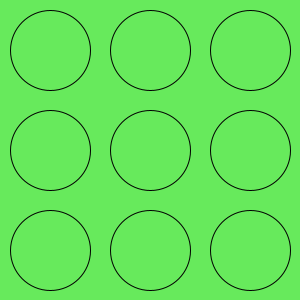
Frame 1 (no input)
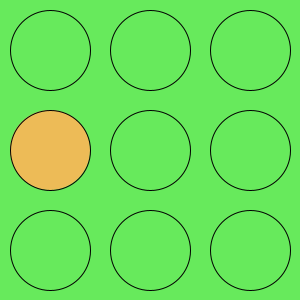
Frame 60 (the mouse pressed at the canvas centre just before this capture)
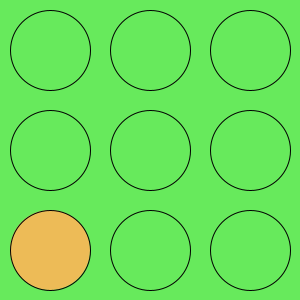
Frame 120 (the mouse held since frame 60 and released just before this capture)

The Processing sketch that drew these frames (run headless with seeded random() and noise(); from frame 60 on, the mouse is pressed at the canvas centre):

// Processing sketch: week10_2
// ── week10_2.pde
//week10-2 好玩的程式設計 - 地鼠會冒出來
//修改自week10-1 好玩的程式設計 - 打地鼠
void setup(){
  size(300, 300);// 視窗大小
}
int [][]a = {{0, 0, 0},{0, 0, 0},{0, 0, 0}};// 2D陣列
void draw(){
  background(#67EA5C);// 綠色背景
  if(frameCount%60==0){
    int i = int(random(3)), j = int(random(3));// 亂數挑 j
    a[i][j]=60;
  }
  for (int i=0; i<3; i++){// 左手i對應y座標
    for (int j=0; j<3; j++){// 右手j對應x座標
      int x = j*100 + 50, y = i*100 + 50;// 算出座標
      if (a[i][j]>0){
        fill(#F5B857, a[i][j]*4);// 會變色 半透明的地鼠
        a[i][j]--;// 數字在變小
      } else fill(#67EA5C);// 綠色的洞
      ellipse(x, y, 80, 80);// 地鼠的洞
    }
  }
}
    
  
